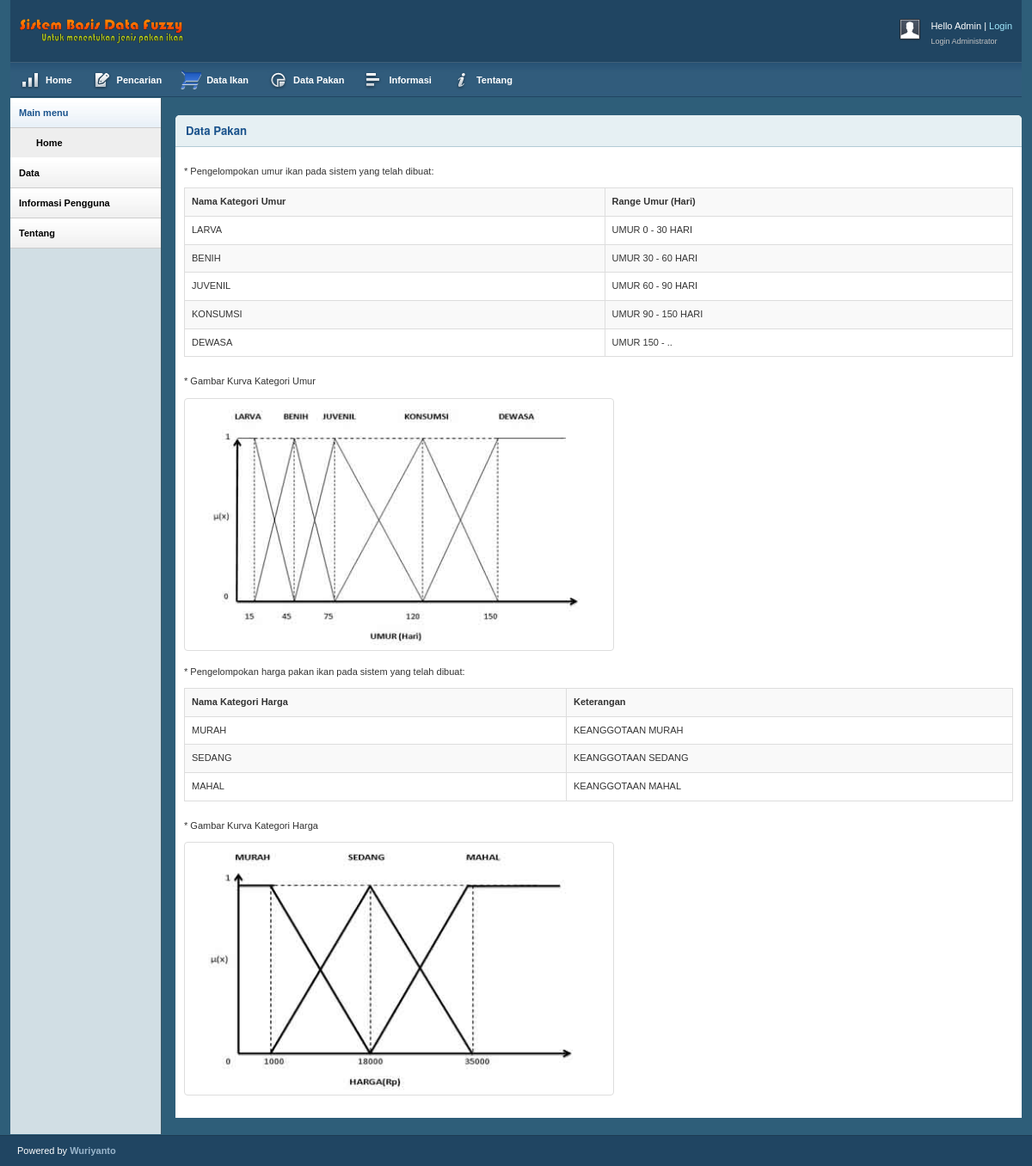
The app's page /page/informasi_keanggotaan.php with its own data.
### tables this page shows
CREATE TABLE IF NOT EXISTS `keanggotaan_umur` (
  `id` int(2) NOT NULL AUTO_INCREMENT,
  `nama_keanggotaan` varchar(30) NOT NULL,
  `keterangan` varchar(20) NOT NULL,
  PRIMARY KEY (`id`)
);

CREATE TABLE IF NOT EXISTS `keanggotaan_harga` (
  `id` int(2) NOT NULL AUTO_INCREMENT,
  `nama_keanggotaan` varchar(30) NOT NULL,
  `keterangan` varchar(20) NOT NULL,
  PRIMARY KEY (`id`)
);

### page/db/koneksi_db.php (called while the page is built, shortened)
<?php
final class DbKoneksi {
    public static function connect_db() {
        $host = 'localhost';
        $username = 'root';
        $password = '';
        $database_name = 'fuzzy_ikan_web';
        $con = new mysqli($host, $username, $password, $database_name);
        return $con;
    }
}

### page/model/keanggotaan_model.php (called while the page is built, shortened)
<?php
include_once "./db/koneksi_db.php";
class Keanggotaan_umur {
    private $nama_keanggotaan;
    private $keterangan;
    public function getNama_keanggotaan() {
        return $this->nama_keanggotaan;
    }
    public function getKeterangan() {
        return $this->keterangan;
    }
    public function setNama_keanggotaan($nama_keanggotaan) {
        $this->nama_keanggotaan = $nama_keanggotaan;
    }
    public function setKeterangan($keterangan) {
        $this->keterangan = $keterangan;
    }
}
class Keanggotaan_harga {
    private $nama_keanggotaan;
    private $keterangan;
    public function getNama_keanggotaan() {
        return $this->nama_keanggotaan;
    }
    public function getKeterangan() {
        return $this->keterangan;
    }
    public function setNama_keanggotaan($nama_keanggotaan) {
        $this->nama_keanggotaan = $nama_keanggotaan;
    }
    public function setKeterangan($keterangan) {
        $this->keterangan = $keterangan;
    }
}
class Keanggotaan_umur_dao_impl implements Keanggotaan_umur_dao{
    private $con;
    public function __construct() {
        $this->con = DbKoneksi::connect_db();
    }
    public function find_all() {
        $hasil = array();
        $query = "SELECT * FROM keanggotaan_umur";
        $sql = $this->con->query($query);
        while($res = $sql->fetch_assoc()){
            $k = new Keanggotaan_umur();
            $k->setId($res['id']);
            $k->setNama_keanggotaan($res['nama_keanggotaan']);
            $k->setKeterangan($res['keterangan']);
            $hasil[] = $k;
        }
        return $hasil;
    }
}
class Keanggotaan_harga_dao_impl implements Keanggotaan_harga_dao{
    private $con;
    public function __construct() {
        $this->con = DbKoneksi::connect_db();
    }
    public function find_all() {
        $hasil = array();
        $query = "SELECT * FROM keanggotaan_harga";
        $sql = $this->con->query($query);
        while($res = $sql->fetch_assoc()){
            $k = new Keanggotaan_harga();
            $k->setId($res['id']);
            $k->setNama_keanggotaan($res['nama_keanggotaan']);
            $k->setKeterangan($res['keterangan']);
            $hasil [] = $k;
        }
        return $hasil;
    }
}

### page/informasi_keanggotaan.php (the view, shortened to what this page needs)
<!DOCTYPE html PUBLIC "-//W3C//DTD XHTML 1.0 Strict//EN" "http://www.w3.org/TR/xhtml1/DTD/xhtml1-strict.dtd">
<html xmlns="http://www.w3.org/1999/xhtml">
    <head>
        <link rel="stylesheet" href="../styles/bootstrap/bootstrap.css" type="text/css"/>
        <link rel="stylesheet" type="text/css" href="../styles/reset.css" media="screen" />
        <link rel="stylesheet" type="text/css" href="../styles/text.css" media="screen" />
        <link rel="stylesheet" type="text/css" href="../styles/grid.css" media="screen" />
        <link rel="stylesheet" type="text/css" href="../styles/layout.css" media="screen" />
        <link rel="stylesheet" type="text/css" href="../styles/nav.css" media="screen" />
        <link rel="stylesheet" type="text/css" href="../styles/jquery.jqplot.min.css" />
    </head>
    <body>
        <div class="container_12">
            <div class="grid_12 header-repeat">
                <div id="branding">
                    <div class="floatleft">
                        <img src="../images/logo.png" alt="Logo" /></div>
                    <div class="floatright">
                        <div class="floatleft">
                            <img src="../images//img-profile.jpg" alt="Profile Pic" /></div>
                        <div class="floatleft marginleft10">
                            <ul class="inline-ul floatleft">
                                <li>Hello Admin</li>
                                <li><a href="login_admin.php">Login</a></li>
                            </ul>
                            <br />
                            <span class="small grey">Login Administrator</span>
                        </div>
                    </div>
                </div>
            </div>
            <div class="grid_12">
                <ul class="nav main">
                    <li class="ic-dashboard"><a href="home.php"><span>Home</span></a> </li>
                    <li class="ic-form-style"><a href="pengujian.php"><span>Pencarian</span></a></li>
                    <li class="ic-data-ikan"><a href="data_ikan_sistem.php"><span>Data Ikan</span></a></li>
                    <li class="ic-charts"><a href="data_pakan_sistem.php"><span>Data Pakan</span></a></li>
                    <li class="ic-grid-tables"><a href="informasi_keanggotaan.php"><span>Informasi</span></a></li>
                    <li class="ic-notifications"><a href="tentang.php"><span>Tentang</span></a></li>
                </ul>
            </div>
            <div class="grid_2">
                <div class="box sidemenu">
                    <div class="block" id="section-menu">
                        <ul class="section menu">
                            <li><a class="menuitem">Main menu</a>
                                <ul class="submenu">
                                    <li><a href="home.php">Home</a> </li>
                                </ul>
                            </li>
                            <li><a class="menuitem">Data</a>
                            </li>
                            <li><a class="menuitem">Informasi Pengguna</a>
                            </li>
                            <li><a class="menuitem">Tentang</a>
                            </li>
                        </ul>
                    </div>
                </div>
            </div>
            <div class="grid_10">
                <div class="box round first">
                    <h2>Data Pakan</h2>
                    <div class="block">
                        <p>* Pengelompokan umur ikan pada sistem yang telah dibuat:</p>
                        <table border="1" class="table table-bordered table-hover table-striped">
                            <tr>
                                <th>Nama Kategori Umur</th>
                                <th>Range Umur (Hari)</th>
                            </tr>
                            <?php
                            include_once '../page/model/keanggotaan_model.php';
                            $kdao = new Keanggotaan_umur_dao_impl();
                            $list_umur = $kdao->find_all();
                            for ($i = 0; $i < count($list_umur); $i++) {
                                $kat_model = $list_umur[$i];
                                $nama_kategori_umur = $kat_model->getNama_keanggotaan();
                                $range = $kat_model->getKeterangan();
                                echo "<tr><td>$nama_kategori_umur</td><td>$range</td></tr>";
                            }
                            ?>
                        </table>
                        <p>* Gambar Kurva Kategori Umur</p>
                        <p><img src="../images/kurva/kurva umur.jpg" class="img-thumbnail" width="500" height="400"/></p>
                        <p>* Pengelompokan harga pakan ikan pada sistem yang telah dibuat:</p>
                        <table border="1" class="table table-bordered table-hover table-striped">
                            <tr>
                                <th>Nama Kategori Harga</th>
                                <th>Keterangan</th>
                            </tr>
                            <?php
                            include_once "../page/model/keanggotaan_model.php";
                            $khdao = new Keanggotaan_harga_dao_impl();
                            $list_harga = $khdao->find_all();
                            for ($i = 0; $i < count($list_harga); $i++) {
                                $kat_harga_model = $list_harga[$i];
                                $nama_kat_harga = $kat_harga_model->getNama_keanggotaan();
                                $keterangan_kategori_harga = $kat_harga_model->getKeterangan();
                                echo "<tr><td>$nama_kat_harga</td><td>$keterangan_kategori_harga</td></tr>";
                            }
                            ?>
                        </table>
                        <p>* Gambar Kurva Kategori Harga</p>
                        <p><img src="../images/kurva/kurva harga.jpg" class="img-thumbnail" width="500" height="400" /></p>
                    </div>
                </div>
            </div>
        </div>
        <div id="site_info">
            <p>
                Powered by <a href="https://www.facebook.com/wuriyanto" target="blank">Wuriyanto</a>
            </p>
        </div>
    </body>
</html>

### styles/grid.css (style rules this page uses)
.container_12, .container_16 { width: 100%; }
.grid_1, .grid_2, .grid_3, .grid_4, .grid_5, .grid_6, .grid_7, .grid_8, .grid_9, .grid_10, .grid_11, .grid_12, .grid_13, .grid_14, .grid_15, .grid_16 { display: inline; float: left; margin-left: 1%; margin-right: 1%; }
.container_12 .grid_12, .container_16 .grid_16 { width: 98%; }
.container_12 .grid_2 { width: 14.666%; }
.container_12 .grid_10 { width: 81.333%; }

### styles/layout.css (style rules this page uses)
body { background: #fff; color: #333; font-size: 11px; padding: 0 0 0px; }
.floatleft { float:left; }
.floatright { float:right; }
.small { font-size:9px; }
.inline-ul li { display:inline; color:#fff; }
.marginleft10 { margin-left:10px; }
.grey { color:#C2C2C2; }
a { color: #000; font-weight:bold; text-decoration: none; }
.container_12, .container_16 { background:#2E5E79; }
h1, h2, h3, h4, h5, h6 { line-height:1.2em; margin-bottom:.3em; }
h2 { margin-top:1em; }
#branding { font-weight:normal; text-align:left; padding:2em 1em 1.6em 1em; margin-bottom:0; }
.header-repeat { background:url(../images/header-repeat.jpg) repeat-x; }
#branding a { color:#A1EAFF; font-weight:normal; }
#branding a:before { content:" | "; color:#fff; }
#branding ul, #branding ul li { margin:0px; padding:0px; }
#branding li { padding:0px 0px 0px 0px !important; }
.box { background:#fff; margin-bottom:20px; padding:10px 10px 10px 10px; margin-left:-8px; }
.box.round { -moz-border-radius: 5px 5px 0px 0px; -webkit-border-radius: 5px 5px 0px 0px; border-radius: 5px 5px 0px 0px; }
.box h2 { font-size:1.2em; font-weight:bold; color:#1B548D; background:#E6F0F3; margin:-10px -10px 0 -10px; padding:10px 12px; border-bottom:1px solid #B3CBD6; -moz-border-radius: 5px 5px 0px 0px; -webkit-border-radius: 5px 5px 0px 0px; border-radius: 5px 5px 0px 0px; }
.box.first { margin-top:20px; }
.block { padding-top:20px; }
.box.sidemenu { background-color:#D1DEE4; border-right:1px solid #3A5665; padding:0px; margin:0px; cursor:pointer; }
.box.sidemenu .block { padding-top:0px; margin-top:0px; }
p { margin-bottom:1em; }
ul, ol { padding-top:0; }
ul.menu { list-style:none; border-top:1px solid #bbb; }
ul.menu li { margin:0; }
ul.menu li a { display:block; padding:4px 10px; border-bottom:1px solid #ccc; }
ul.menu ul { list-style:none; margin:0; }
ul.menu ul li a { padding-left:30px; }
ul.section { border-top:0; margin-bottom:0; }
ul.section li a { background:url(../images/sidemenu-repeat.jpg) repeat-x; line-height:26px; }
ul.section li li a { background:#ddd; border-bottom:1px solid #eee; }
ul.section ul li { text-transform:none; }
ul.section ul.current li a { background:#eee; border-bottom:1px solid #fff; }
ul.section li a.current { color:#1B548D; background:url(../images/sidemenu-repeat-hover.jpg) repeat-x; }
#site_info { color:#fff; background:#204562; border-top:1px solid #1d3b53; padding-left:20px; }
#site_info p { line-height:35px; margin-bottom:0px; }
#site_info a { color:#9ab6cc; }
.block { padding-bottom:1px; }

### styles/nav.css (style rules this page uses)
ul.nav, ul.nav * { margin:0;padding:0; }
ul.nav { position:relative; background:url(../images/nav-repeat2.jpg) repeat-x !important; max-width:100%; height:3.7em; }
ul.nav li { cursor:pointer; float:left; text-align:center; list-style-type:none; font-weight:normal; vertical-align:middle; }
ul.nav li a { color:#fff; font-weight:bold; text-decoration:none; display:block; float:left; padding:0 1em; height:3.7em; line-height:3.7em; }
ul.main li { position:relative; top:0; left:0; }
ul.main li a { height:3.7em; line-height:3.7em; border:0; color:#fff; }
ul.nav li.ic-dashboard a span, .ic-dashboard { background:url(../images/icon-dashboard.png) no-repeat center left; }
ul.nav li.ic-charts a span, .ic-charts { background:url(../images/icon-charts-graphs.png) no-repeat center left; }
ul.nav li.ic-form-style a span, .ic-form-style { background:url(../images/icon-form-style.png) no-repeat center left; }
ul.nav li.ic-data-ikan a span, .ic-data-ikan { background: url(../images/googlecheckout.png) no-repeat center left; }
ul.nav li.ic-grid-tables a span, .ic-grid-tables { background:url(../images/icon-grid-tables.png) no-repeat center left; }
ul.nav li.ic-notifications a span, .ic-notifications { background:url(../images/icon-notifications.png) no-repeat center left; }
ul.nav li { background-image: none !important; }
ul.nav li a span { padding: 0px 0px 0px 30px; display: block; background-repeat: no-repeat; white-space: nowrap; }

### records on screen
keanggotaan_umur: nama_keanggotaan "LARVA", keterangan "UMUR 0 - 30 HARI"
keanggotaan_umur: nama_keanggotaan "BENIH", keterangan "UMUR 30 - 60 HARI"
keanggotaan_umur: nama_keanggotaan "JUVENIL", keterangan "UMUR 60 - 90 HARI"
keanggotaan_umur: nama_keanggotaan "KONSUMSI", keterangan "UMUR 90 - 150 HARI"
keanggotaan_umur: nama_keanggotaan "DEWASA", keterangan "UMUR 150 - .."
keanggotaan_harga: nama_keanggotaan "MURAH", keterangan "KEANGGOTAAN MURAH"
keanggotaan_harga: nama_keanggotaan "SEDANG", keterangan "KEANGGOTAAN SEDANG"
keanggotaan_harga: nama_keanggotaan "MAHAL", keterangan "KEANGGOTAAN MAHAL"
